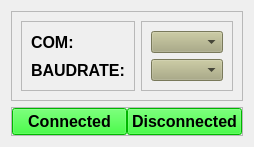
            <widget class="QWidget" name="pageConnected">
             <layout class="QVBoxLayout" name="verticalLayout_12">
              <item>
               <widget class="QFrame" name="pageConnect_Top">
                <property name="frameShape">
                 <enum>QFrame::StyledPanel</enum>
                </property>
                <property name="frameShadow">
                 <enum>QFrame::Raised</enum>
                </property>
                <layout class="QHBoxLayout" name="horizontalLayout_22">
                 <item alignment="Qt::AlignHCenter">
                  <widget class="QFrame" name="frame_11">
                   <property name="frameShape">
                    <enum>QFrame::StyledPanel</enum>
                   </property>
                   <property name="frameShadow">
                    <enum>QFrame::Raised</enum>
                   </property>
                   <layout class="QVBoxLayout" name="verticalLayout_22">
                    <item>
                     <widget class="QLabel" name="label_5">
                      <property name="maximumSize">
                       <size>
                        <width>60</width>
                        <height>30</height>
                       </size>
                      </property>
                      <property name="font">
                       <font>
                        <family>Arial</family>
                        <pointsize>12</pointsize>
                        <weight>75</weight>
                        <bold>true</bold>
                       </font>
                      </property>
                      <property name="text">
                       <string>COM:</string>
                      </property>
                     </widget>
                    </item>
                    <item>
                     <widget class="QLabel" name="label_23">
                      <property name="maximumSize">
                       <size>
                        <width>110</width>
                        <height>30</height>
                       </size>
                      </property>
                      <property name="font">
                       <font>
                        <family>Arial</family>
                        <pointsize>12</pointsize>
                        <weight>75</weight>
                        <bold>true</bold>
                       </font>
                      </property>
                      <property name="text">
                       <string>BAUDRATE:</string>
                      </property>
                     </widget>
                    </item>
                   </layout>
                  </widget>
                 </item>
                 <item>
                  <widget class="QFrame" name="frame_12">
                   <property name="frameShape">
                    <enum>QFrame::StyledPanel</enum>
                   </property>
                   <property name="frameShadow">
                    <enum>QFrame::Raised</enum>
                   </property>
                   <layout class="QVBoxLayout" name="verticalLayout_23">
                    <item>
                     <widget class="QComboBox" name="comboBox">
                      <property name="maximumSize">
                       <size>
                        <width>150</width>
                        <height>30</height>
                       </size>
                      </property>
                      <property name="styleSheet">
                       <string notr="true">background-color: rgb(170, 170, 127);</string>
                      </property>
                     </widget>
                    </item>
                    <item>
                     <widget class="QComboBox" name="comboBox_2">
                      <property name="maximumSize">
                       <size>
                        <width>150</width>
                        <height>30</height>
                       </size>
                      </property>
                      <property name="styleSheet">
                       <string notr="true">background-color: rgb(170, 170, 127);</string>
                      </property>
                     </widget>
                    </item>
                   </layout>
                  </widget>
                 </item>
                </layout>
               </widget>
              </item>
              <item>
               <widget class="QFrame" name="pageConnect_Bottom">
                <property name="sizePolicy">
                 <sizepolicy hsizetype="Preferred" vsizetype="Preferred">
                  <horstretch>0</horstretch>
                  <verstretch>0</verstretch>
                 </sizepolicy>
                </property>
                <property name="frameShape">
                 <enum>QFrame::StyledPanel</enum>
                </property>
                <property name="frameShadow">
                 <enum>QFrame::Raised</enum>
                </property>
                <layout class="QHBoxLayout" name="horizontalLayout_23">
                 <property name="spacing">
                  <number>0</number>
                 </property>
                 <property name="leftMargin">
                  <number>0</number>
                 </property>
                 <property name="topMargin">
                  <number>0</number>
                 </property>
                 <property name="rightMargin">
                  <number>0</number>
                 </property>
                 <property name="bottomMargin">
                  <number>0</number>
                 </property>
                 <item>
                  <widget class="QPushButton" name="Connected">
                   <property name="sizePolicy">
                    <sizepolicy hsizetype="Preferred" vsizetype="Preferred">
                     <horstretch>0</horstretch>
                     <verstretch>0</verstretch>
                    </sizepolicy>
                   </property>
                   <property name="maximumSize">
                    <size>
                     <width>200</width>
                     <height>60</height>
                    </size>
                   </property>
                   <property name="font">
                    <font>
                     <family>Arial</family>
                     <pointsize>12</pointsize>
                     <weight>75</weight>
                     <bold>true</bold>
                    </font>
                   </property>
                   <property name="styleSheet">
                    <string notr="true">background-color: rgb(0, 255, 0);</string>
                   </property>
                   <property name="text">
                    <string>Connected</string>
                   </property>
                  </widget>
                 </item>
                 <item>
                  <widget class="QPushButton" name="Disconected">
                   <property name="maximumSize">
                    <size>
                     <width>200</width>
                     <height>60</height>
                    </size>
                   </property>
                   <property name="font">
                    <font>
                     <family>Arial</family>
                     <pointsize>12</pointsize>
                     <weight>75</weight>
                     <bold>true</bold>
                    </font>
                   </property>
                   <property name="styleSheet">
                    <string notr="true">background-color: rgb(0, 255, 0);</string>
                   </property>
                   <property name="text">
                    <string>Disconnected</string>
                   </property>
                  </widget>
                 </item>
                </layout>
               </widget>
              </item>
             </layout>
            </widget>
